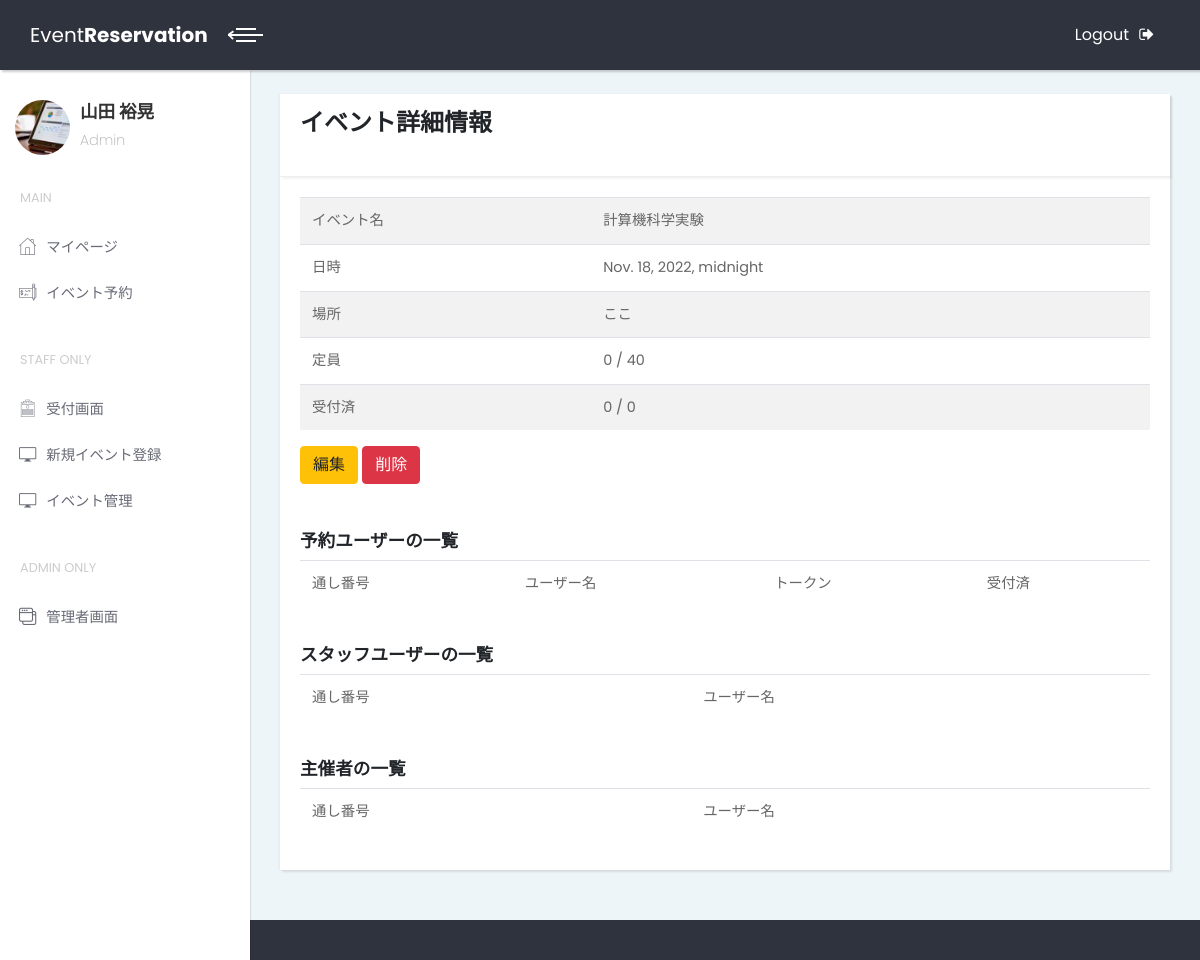
/event/event-host-detail/8, run on the app's committed database.
### event/models.py (models this page shows, shortened)
class Event(models.Model):
    class Meta(object):
        verbose_name='イベント'
        verbose_name_plural = 'イベント'
    title = models.CharField(
        verbose_name = 'イベント名',
        max_length = 50,
    )
    date = models.DateTimeField(
        verbose_name = '日時',
    )
    place = models.CharField(
        verbose_name = '場所',
        max_length = 50,
    )
    capacity = models.IntegerField(
        verbose_name = '定員'
    )
    staff = models.ForeignKey(
        'home.Account',
        on_delete = models.CASCADE,
        related_name = 's',
        verbose_name = 'スタッフ',
        null = True,
        blank = True
    )
    host = models.ForeignKey(
        'home.Account',
        on_delete = models.CASCADE,
        related_name = 'h',
        verbose_name = '主催者',
        null = True,
        blank = True
    )

### event/views.py (the view)
# urls.py: path('event-host-detail/<int:pk>', views.EventHostDetailView.as_view(),
class EventHostDetailView(generic.DetailView):
    model = Event
    template_name = "event/host_detail.html"
    def get_context_data(self, **kwargs):
        context = super().get_context_data(**kwargs)
        id = self.kwargs['pk']
        context['count'] = Reservation.objects.filter(event=id).count()
        context['accepted_count'] = Reservation.objects.filter(event=id, accepted=True).count()
        context['reserved'] = Reservation.objects.filter(event=id)
        context['staff'] = Reservation.objects.filter(event=id)
        return context

### event/templates/event/host_detail.html (shortened to what this page needs)
{% extends 'home/base-light.html' %} {% load static %} {% load django_bootstrap5 %} {% block title %} イベント登録 {% endblock title %}
{% block contents %}
<div class="container-fluid">
    <br>
    <div class="card">
        <div class="card-header">
            <h1>イベント詳細情報</h1><br>
        </div>
        <div class="card-body">
            <table class="table table-striped">
                <tbody>
                  <tr>
                    <td>イベント名</td>
                    <td>{{ event.title }}</td>
                  </tr>
                  <tr>
                    <td>日時</td>
                    <td>{{ event.date }}</td>
                  </tr>
                  <tr>
                    <td>場所</td>
                    <td>{{ event.place }}</td>
                  </tr>
                  <tr>
                    <td>定員</td>
                    <td>{{ count }} / {{ event.capacity }}</td>
                  </tr>
                  <tr>
                    <td>受付済</td>
                    <td>{{ accepted_count }} / {{ count }}</td>
                  </tr>
                </tbody>
            </table>
            <a href="{% url 'event:event-host-update' event.pk %}" type="button" class="btn btn-warning">編集</a>
            <a href="{% url 'event:event-host-delete' event.pk %}" type="button" class="btn btn-danger">削除</a>
            <br>
            <br>
            <br>
            <h4>予約ユーザーの一覧</h4>
            <table class="table table-striped">
              <thead>
                <tr>
                  <td>通し番号</td>
                  <td>ユーザー名</td>
                  <td>トークン</td>
                  <td>受付済</td>
                </tr>
              </thead>
            </table>
            <br>
            <h4>スタッフユーザーの一覧</h4>
            <table class="table table-striped">
              <thead>
                <tr>
                  <td>通し番号</td>
                  <td>ユーザー名</td>
                </tr>
              </thead>
            </table>
            <br>
            <h4>主催者の一覧</h4>
            <table class="table table-striped">
              <thead>
                <tr>
                  <td>通し番号</td>
                  <td>ユーザー名</td>
                </tr>
              </thead>
            </table>
        </div>
    </div>
</div>
{% endblock %}

### home/static/home/css/style.default.css (style rules this page uses)
body { overflow-x: hidden; }
a, i, span { display: inline-block; text-decoration: none; -webkit-transition: all 0.3s; transition: all 0.3s; }
.container-fluid { padding: 0 30px; }
table, .table { font-size: 0.9em; color: #666; }
.card { margin-bottom: 30px; -webkit-box-shadow: 2px 2px 2px rgba(0, 0, 0, 0.1), -1px 0 2px rgba(0, 0, 0, 0.05); box-shadow: 2px 2px 2px rgba(0, 0, 0, 0.1), -1px 0 2px rgba(0, 0, 0, 0.05); }
.card-header { -webkit-box-shadow: 2px 2px 2px rgba(0, 0, 0, 0.05); box-shadow: 2px 2px 2px rgba(0, 0, 0, 0.05); }
.card-header h1, .card-header h2, .card-header h3, .card-header h4, .card-header h5, .card-header h6 { margin-bottom: 0; }
.btn { font-weight: 400; border: 1px solid transparent; padding: 0.375rem 0.75rem; font-size: 1rem; line-height: 1.5; border-radius: 0.25rem; -webkit-transition: color 0.15s ease-in-out, background-color 0.15s ease-in-out, border-color 0.15s ease-in-out, -webkit-box-shadow 0.15s ease-in-out; transition: color 0.15s ease-in-out, background-color 0.15s ease-in-out, border-color 0.15s ease-in-out, -webkit-box-shadow 0.15s ease-in-out; transition: color 0.15s ease-in-out, background-color 0.15s ease-in-out, border-color 0.15s ease-in-out, box-shadow 0.15s ease-in-out; transition: color 0.15s ease-in-out, background-color 0.15s ease-in-out, border-color 0.15s ease-in-out, box-shadow 0.15s ease-in-out, -webkit-box-shadow 0.15s ease-in-out; }
.btn-warning { color: color-yiq(#ffc107); background-color: #ffc107; border-color: #ffc107; }
.btn-danger { color: color-yiq(#dc3545); background-color: #dc3545; border-color: #dc3545; }
body { font-family: "Poppins", sans-serif; font-size: 1rem; font-weight: 400; line-height: 1.5; color: #212529; background-color: #fff; }
a { color: #796AEE; text-decoration: none; }
h1, h2, h3, h4, h5, h6, .h1, .h2, .h3, .h4, .h5, .h6 { margin-bottom: 0.5rem; font-family: inherit; font-weight: 700; line-height: 1.1; color: inherit; }
h1, .h1 { font-size: 1.5rem; }
h4, .h4 { font-size: 1.1rem; }
.card { background-color: #fff; border: 0 solid #eee; border-radius: 0; }
.card-body { padding: 1.25rem; }
.card-header { padding: 1rem 1.25rem; background-color: #fff; border-bottom: 1px solid #eee; }
.card-header:first-child { border-radius: 0 0 0 0; }

### data on the page
Event: title "計算機科学実験", date "Nov. 18, 2022, midnight", place "ここ", capacity "40"

### other printed values
{{ count }} "0"
{{ accepted_count }} "0"
